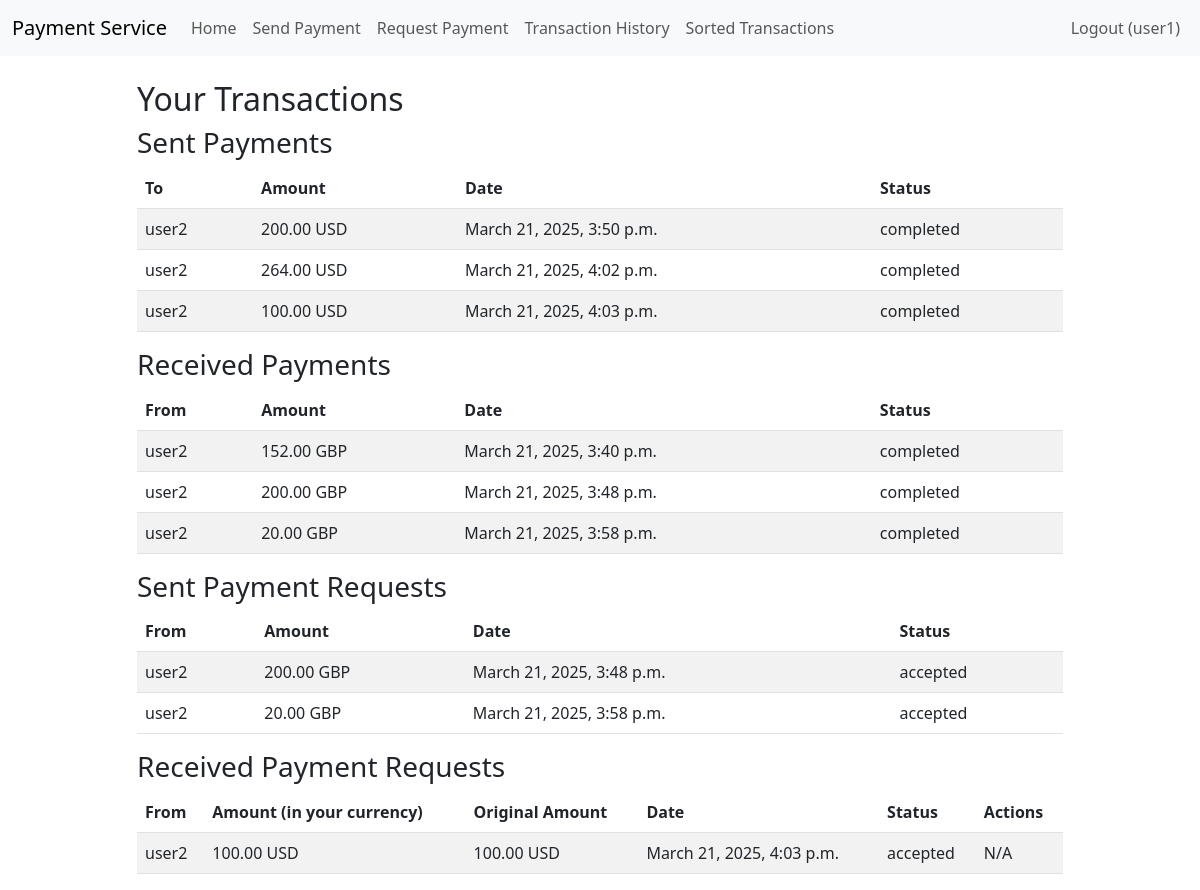
The page /webapps2025/transactions/ (signed in) on the database its author committed.
### register/models.py (models this page shows, shortened)
class User(AbstractUser):
    email = models.EmailField(unique=True)
    first_name = models.CharField(max_length=50)
    last_name = models.CharField(max_length=50)
    currency = models.CharField(max_length=3, choices=[('GBP', 'GB Pounds'), ('USD', 'US Dollars'), ('EUR', 'Euros')], default='GBP')
    balance = models.DecimalField(max_digits=10, decimal_places=2, default=750.00)

### payapp/models.py (models this page shows, shortened)
class Transaction(models.Model):
    sender = models.ForeignKey(User, on_delete=models.CASCADE, related_name='sent_transactions')
    receiver = models.ForeignKey(User, on_delete=models.CASCADE, related_name='received_transactions')
    amount = models.DecimalField(max_digits=10, decimal_places=2)
    timestamp = models.DateTimeField(auto_now_add=True)
    status = models.CharField(max_length=20, choices=[('completed', 'Completed'), ('pending', 'Pending'), ('rejected', 'Rejected')], default='completed')

class PaymentRequest(models.Model):
    requester = models.ForeignKey(User, on_delete=models.CASCADE, related_name='payment_requests_sent')
    target = models.ForeignKey(User, on_delete=models.CASCADE, related_name='payment_requests_received')
    amount = models.DecimalField(max_digits=10, decimal_places=2)
    timestamp = models.DateTimeField(auto_now_add=True)
    status = models.CharField(max_length=20, choices=[('pending', 'Pending'), ('accepted', 'Accepted'), ('rejected', 'Rejected')], default='pending')

### payapp/views.py (the view, shortened to what this page needs)
# urls.py: path('transactions/', views.transactions, name='transactions'),
@login_required
def transactions(request):
    sent = Transaction.objects.filter(sender=request.user)
    received = Transaction.objects.filter(receiver=request.user)
    requests_sent = PaymentRequest.objects.filter(requester=request.user)
    requests_received = PaymentRequest.objects.filter(target=request.user)
    for req in requests_received:
        if req.status == 'pending':
            req.display_amount, req.display_currency = convert_currency(req.amount, req.requester.currency,
                                                                        request.user.currency)
        else:
            req.display_amount, req.display_currency = req.amount, req.requester.currency
    return render(request, 'payapp/transactions.html', {
        'sent': sent,
        'received': received,
        'requests_sent': requests_sent,
        'requests_received': requests_received
    })

### templates/payapp/transactions.html (shortened to what this page needs)
{% extends 'base.html' %}
{% block content %}
    <div class="row">
        <div class="col-md-10 offset-md-1">
            <h2>Your Transactions</h2>
            <h3>Sent Payments</h3>
            {% if sent %}
                <table class="table table-striped">
                    <thead>
                        <tr>
                            <th>To</th>
                            <th>Amount</th>
                            <th>Date</th>
                            <th>Status</th>
                        </tr>
                    </thead>
                    <tbody>
                        {% for transaction in sent %}
                            <tr>
                                <td>{{ transaction.receiver.username }}</td>
                                <td>{{ transaction.amount }} {{ transaction.receiver.currency }}</td>
                                <td>{{ transaction.timestamp }}</td>
                                <td>{{ transaction.status }}</td>
                            </tr>
                        {% endfor %}
                    </tbody>
                </table>
            {% else %}
                <p>No sent transactions yet.</p>
            {% endif %}
            <h3>Received Payments</h3>
            {% if received %}
                <table class="table table-striped">
                    <thead>
                        <tr>
                            <th>From</th>
                            <th>Amount</th>
                            <th>Date</th>
                            <th>Status</th>
                        </tr>
                    </thead>
                    <tbody>
                        {% for transaction in received %}
                            <tr>
                                <td>{{ transaction.sender.username }}</td>
                                <td>{{ transaction.amount }} {{ user.currency }}</td>
                                <td>{{ transaction.timestamp }}</td>
                                <td>{{ transaction.status }}</td>
                            </tr>
                        {% endfor %}
                    </tbody>
                </table>
            {% else %}
                <p>No received transactions yet.</p>
            {% endif %}
            <h3>Sent Payment Requests</h3>
            {% if requests_sent %}
                <table class="table table-striped">
                    <thead>
                        <tr>
                            <th>From</th>
                            <th>Amount</th>
                            <th>Date</th>
                            <th>Status</th>
                        </tr>
                    </thead>
                    <tbody>
                        {% for request in requests_sent %}
                            <tr>
                                <td>{{ request.target.username }}</td>
                                <td>{{ request.amount }} {{ user.currency }}</td>
                                <td>{{ request.timestamp }}</td>
                                <td>{{ request.status }}</td>
                            </tr>
                        {% endfor %}
                    </tbody>
                </table>
            {% else %}
                <p>No payment requests sent yet.</p>
            {% endif %}
            <h3>Received Payment Requests</h3>
            {% if requests_received %}
                <table class="table table-striped">
                    <thead>
                        <tr>
                            <th>From</th>
                            <th>Amount (in your currency)</th>
                            <th>Original Amount</th>
                            <th>Date</th>
                            <th>Status</th>
                            <th>Actions</th>
                        </tr>
                    </thead>
                    <tbody>
                        {% for request in requests_received %}
                            <tr>
                                <td>{{ request.requester.username }}</td>
                                <td>{{ request.display_amount }} {{ request.display_currency }}</td>
                                <td>{{ request.amount }} {{ request.requester.currency }}</td>
                                <td>{{ request.timestamp }}</td>
                                <td>{{ request.status }}</td>
                                <td>
                                    {% if request.status == 'pending' %}
                                        <form method="post" style="display:inline;">
                                            {% csrf_token %}
                                            <input type="hidden" name="payment_request_id" value="{{ request.id }}">
                                            <input type="hidden" name="action" value="accept">
                                            <button type="submit" class="btn btn-success btn-sm">Accept</button>
                                        </form>
                                        <form method="post" style="display:inline;">
                                            {% csrf_token %}
                                            <input type="hidden" name="payment_request_id" value="{{ request.id }}">
                                            <input type="hidden" name="action" value="decline">
                                            <button type="submit" class="btn btn-danger btn-sm">Decline</button>
                                        </form>
                                    {% else %}
                                        N/A
                                    {% endif %}
                                </td>
                            </tr>
                        {% endfor %}
                    </tbody>
                </table>
            {% else %}
                <p>No payment requests received yet.</p>
            {% endif %}
        </div>
    </div>
{% endblock %}

### templates/base.html (shortened to what this page needs)
<!DOCTYPE html>
<html lang="en">
<head>
    <link href="https://cdn.jsdelivr.net/npm/bootstrap@5.3.0/dist/css/bootstrap.min.css" rel="stylesheet">
    {% load crispy_forms_tags %}
</head>
<body>
    <nav class="navbar navbar-expand-lg navbar-light bg-light">
        <div class="container-fluid">
            <a class="navbar-brand" href="{% url 'payapp:home' %}">Payment Service</a>
            <div class="collapse navbar-collapse" id="navbarNav">
                <ul class="navbar-nav me-auto">
                    <li class="nav-item">
                        <a class="nav-link" href="{% url 'payapp:home' %}">Home</a>
                    </li>
                    <li class="nav-item">
                        <a class="nav-link" href="{% url 'payapp:pay' %}">Send Payment</a>
                    </li>
                    <li class="nav-item">
                        <a class="nav-link" href="{% url 'payapp:request' %}">Request Payment</a>
                    </li>
                    <li class="nav-item">
                        <a class="nav-link" href="{% url 'payapp:transaction_history' %}">Transaction History</a>
                    </li>
                    <li class="nav-item">
                        <a class="nav-link" href="{% url 'payapp:transactions' %}">Sorted Transactions</a>
                    </li>
                </ul>
                <ul class="navbar-nav ms-auto">
                    {% if user.is_authenticated %}
                        <li class="nav-item">
                            <a class="nav-link" href="{% url 'register:logout' %}">Logout ({{ user.username }})</a>
                        </li>
                    {% endif %}
                </ul>
            </div>
        </div>
    </nav>
    <div class="container mt-4">
        {% block content %}
        {% endblock %}
    </div>
</body>
</html>

### rows shown on the page
User: username "user1", currency "GBP"
PaymentRequest: target.username "user2", amount "200.00", timestamp "March 21, 2025, 3:48 p.m.", status "accepted"
PaymentRequest: target.username "user2", amount "20.00", timestamp "March 21, 2025, 3:58 p.m.", status "accepted"
PaymentRequest: requester.username "user2", display_amount "100.00", display_currency "USD", amount "100.00", requester.currency "USD", timestamp "March 21, 2025, 4:03 p.m.", status "accepted", shows "N/A"
